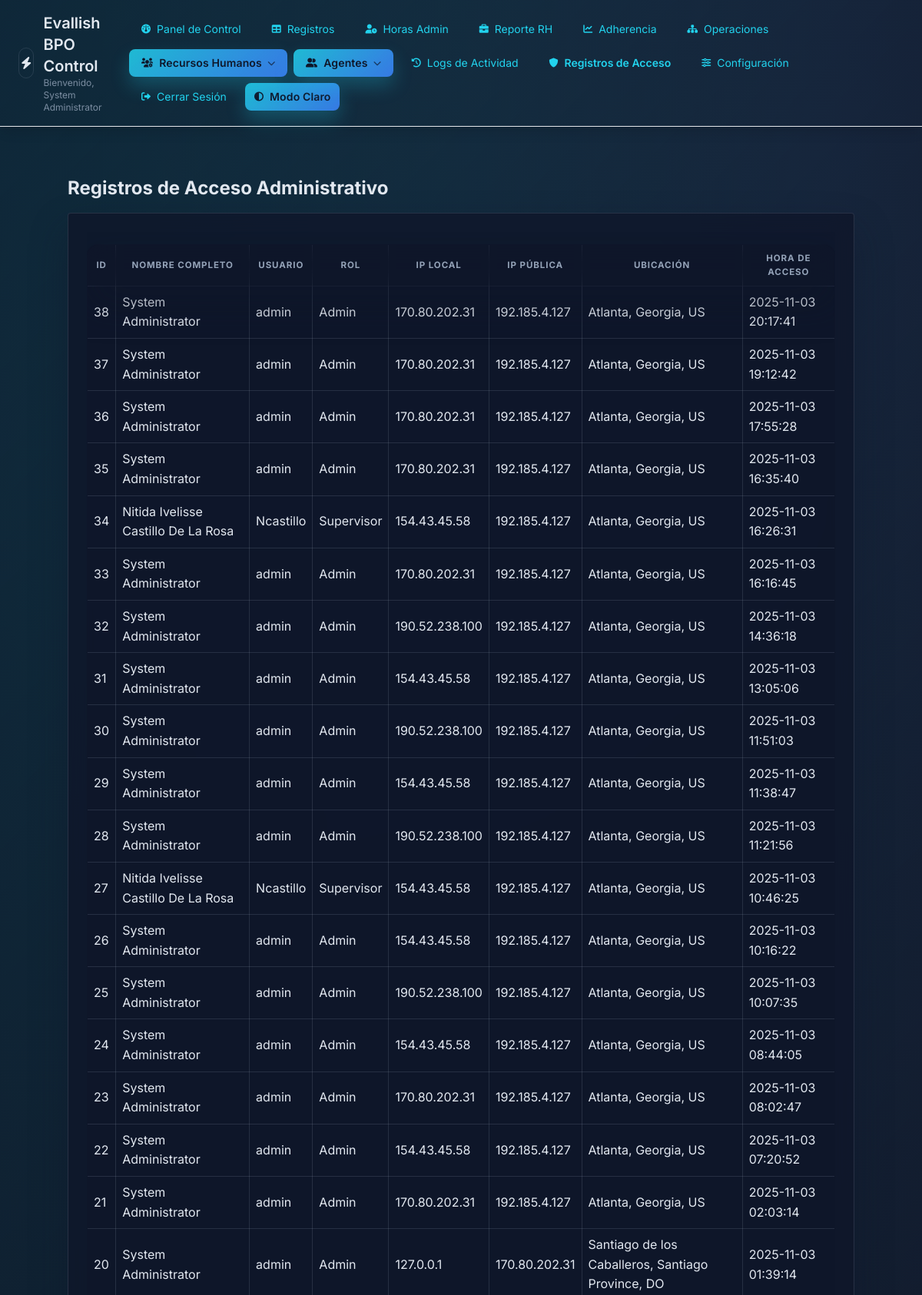
The page /login_logs.php (signed in, upper part) on the database its author committed.
### tables this page shows
CREATE TABLE `admin_login_logs` (
  `id` bigint(20) UNSIGNED NOT NULL,
  `user_id` int(10) UNSIGNED NOT NULL,
  `username` varchar(50) NOT NULL,
  `role` varchar(50) NOT NULL,
  `ip_address` varchar(45) DEFAULT NULL,
  `public_ip` varchar(45) DEFAULT NULL,
  `location` varchar(255) DEFAULT NULL,
  `login_time` datetime NOT NULL DEFAULT CURRENT_TIMESTAMP
);

CREATE TABLE `users` (
  `id` int(10) UNSIGNED NOT NULL,
  `username` varchar(50) NOT NULL,
  `employee_code` varchar(20) DEFAULT NULL,
  `full_name` varchar(150) NOT NULL,
  `password` varchar(255) NOT NULL COMMENT 'Passwords are stored as plain text by the current application.',
  `role` varchar(50) NOT NULL DEFAULT 'AGENT',
  `hourly_rate` decimal(10,2) NOT NULL DEFAULT '0.00',
  `monthly_salary` decimal(12,2) NOT NULL DEFAULT '0.00',
  `hourly_rate_dop` decimal(12,2) NOT NULL DEFAULT '0.00',
  `monthly_salary_dop` decimal(14,2) NOT NULL DEFAULT '0.00',
  `preferred_currency` varchar(3) NOT NULL DEFAULT 'USD',
  `department_id` int(10) UNSIGNED DEFAULT NULL,
  `exit_time` time DEFAULT NULL COMMENT 'Hora de salida personalizada para este empleado',
  `schedule_id` int(10) UNSIGNED DEFAULT NULL COMMENT 'Horario actual del empleado',
  `overtime_multiplier` decimal(4,2) DEFAULT NULL COMMENT 'Multiplicador personalizado de horas extras (NULL = usar configuracion global)',
  `is_active` tinyint(1) NOT NULL DEFAULT '1' COMMENT 'Estado del usuario: 1 = activo, 0 = inactivo',
  `reset_token` varchar(64) DEFAULT NULL,
  `token_expiry` datetime DEFAULT NULL,
  `created_at` timestamp NOT NULL DEFAULT CURRENT_TIMESTAMP
);

### login_logs.php (the view, shortened to what this page needs)
<?php
include 'db.php';
$query = "
    SELECT l.id, u.full_name, l.username, l.role, l.ip_address, l.location, l.login_time, public_ip
    FROM admin_login_logs l
    JOIN users u ON l.user_id = u.id
    ORDER BY l.login_time DESC
";
$stmt = $pdo->query($query);
$logs = $stmt->fetchAll(PDO::FETCH_ASSOC);
?>
<!DOCTYPE html>
<html lang="es">
<?php include 'header.php'; ?>
<body class="bg-gray-100">
    <div class="container mx-auto mt-6">
        <h2 class="text-2xl font-bold mb-4">Registros de Acceso Administrativo</h2>
        <div class="bg-white p-6 rounded shadow-md">
            <table class="w-full mt-4 border-collapse">
                <thead>
                    <tr class="bg-gray-200">
                        <th class="p-2 border">ID</th>
                        <th class="p-2 border">Nombre Completo</th>
                        <th class="p-2 border">Usuario</th>
                        <th class="p-2 border">Rol</th>
                        <th class="p-2 border">IP Local</th>
                        <th class="p-2 border">IP Pública</th>
                        <th class="p-2 border">Ubicación</th>
                        <th class="p-2 border">Hora de Acceso</th>
                    </tr>
                </thead>
                <tbody>
                    <?php foreach ($logs as $log): ?>
                        <tr>
                            <td class="p-2 border"><?= $log['id'] ?></td>
                            <td class="p-2 border"><?= htmlspecialchars($log['full_name']) ?></td>
                            <td class="p-2 border"><?= htmlspecialchars($log['username']) ?></td>
                            <td class="p-2 border"><?= htmlspecialchars($log['role']) ?></td>
                            <td class="p-2 border"><?= htmlspecialchars($log['ip_address']) ?></td>
                            <td class="p-2 border"><?= htmlspecialchars($log['public_ip']) ?></td>
                            <td class="p-2 border"><?= htmlspecialchars($log['location'] ?? 'N/A') ?></td>
                            <td class="p-2 border"><?= htmlspecialchars($log['login_time']) ?></td>
                        </tr>
                    <?php endforeach; ?>
                </tbody>
            </table>
        </div>
    </div>
</body>
</html>

### assets/css/theme.css (style rules this page uses)
:root { --bg-primary: #0b1221; --bg-secondary: rgba(15, 23, 42, 0.78); --bg-elevated: rgba(15, 23, 42, 0.88); --bg-hover: rgba(62, 84, 118, 0.45); --text-primary: #e2e8f0; --text-muted: #94a3b8; --accent-cyan: #22d3ee; --accent-emerald: #34d399; --border-soft: rgba(148, 163, 184, 0.18); --shadow-lg: 0 24px 48px rgba(15, 23, 42, 0.4); --radius-lg: 18px; --radius-md: 14px; --radius-sm: 10px; }
*, *::before, *::after { box-sizing: border-box; }
body { min-height: 100vh; margin: 0; font-family: 'Inter', 'Segoe UI', Tahoma, sans-serif; background: radial-gradient(120% 120% at 10% 20%, rgba(34, 211, 238, 0.22), transparent), radial-gradient(80% 100% at 90% 10%, rgba(129, 140, 248, 0.2), transparent), radial-gradient(80% 120% at 50% 0%, rgba(15, 118, 110, 0.25), transparent), var(--bg-primary) !important; background-attachment: fixed; color: var(--text-primary) !important; line-height: 1.6; }
body::before { content: ''; position: fixed; inset: 0; background: linear-gradient(135deg, rgba(15, 23, 42, 0.55), rgba(17, 24, 39, 0.85)); pointer-events: none; z-index: -1; }
.bg-white, .bg-gray-50, .bg-gray-100, .bg-gray-200 { background: var(--bg-secondary) !important; color: var(--text-primary) !important; border: 1px solid var(--border-soft) !important; box-shadow: var(--shadow-lg); backdrop-filter: blur(16px); -webkit-backdrop-filter: blur(16px); }
.border, .border-gray-100, .border-gray-200, .border-gray-300 { border-color: var(--border-soft) !important; }
.table, table { width: 100%; border-collapse: collapse; background: var(--bg-secondary); color: var(--text-primary); border: 1px solid var(--border-soft); border-radius: var(--radius-md); overflow: hidden; box-shadow: var(--shadow-lg); }
table thead { background: rgba(15, 23, 42, 0.9); }
table thead th { color: var(--text-muted); text-transform: uppercase; font-size: 0.72rem; letter-spacing: 0.08em; padding: 0.85rem 1.1rem; border-bottom: 1px solid rgba(148, 163, 184, 0.18); }
table tbody tr { transition: background 0.2s ease, transform 0.1s ease; }
table tbody tr:nth-child(even) { background: rgba(15, 23, 42, 0.35); }
table td { padding: 0.85rem 1.1rem; border-bottom: 1px solid rgba(148, 163, 184, 0.12); }
.responsive-scroll table { min-width: 720px; }
body.theme-dark { --bg-primary: #0b1221; --bg-secondary: rgba(15, 23, 42, 0.82); --bg-elevated: rgba(15, 23, 42, 0.9); --bg-hover: rgba(62, 84, 118, 0.45); --text-primary: #e2e8f0; --text-muted: #94a3b8; --accent-cyan: #22d3ee; --accent-emerald: #34d399; --border-soft: rgba(148, 163, 184, 0.18); --shadow-lg: 0 24px 48px rgba(15, 23, 42, 0.4); }

### rows shown on the page
admin_login_logs: id "38", user.full_name "System Administrator", username "admin", role "Admin", ip_address "170.80.202.31", public_ip "192.185.4.127", location "Atlanta, Georgia, US", login_time "2025-11-03 20:17:41"
admin_login_logs: id "37", user.full_name "System Administrator", username "admin", role "Admin", ip_address "170.80.202.31", public_ip "192.185.4.127", location "Atlanta, Georgia, US", login_time "2025-11-03 19:12:42"
admin_login_logs: id "36", user.full_name "System Administrator", username "admin", role "Admin", ip_address "170.80.202.31", public_ip "192.185.4.127", location "Atlanta, Georgia, US", login_time "2025-11-03 17:55:28"
admin_login_logs: id "35", user.full_name "System Administrator", username "admin", role "Admin", ip_address "170.80.202.31", public_ip "192.185.4.127", location "Atlanta, Georgia, US", login_time "2025-11-03 16:35:40"
admin_login_logs: id "34", user.full_name "Nitida Ivelisse Castillo De La Rosa", username "Ncastillo", role "Supervisor", ip_address "154.43.45.58", public_ip "192.185.4.127", location "Atlanta, Georgia, US", login_time "2025-11-03 16:26:31"
admin_login_logs: id "33", user.full_name "System Administrator", username "admin", role "Admin", ip_address "170.80.202.31", public_ip "192.185.4.127", location "Atlanta, Georgia, US", login_time "2025-11-03 16:16:45"
admin_login_logs: id "32", user.full_name "System Administrator", username "admin", role "Admin", ip_address "190.52.238.100", public_ip "192.185.4.127", location "Atlanta, Georgia, US", login_time "2025-11-03 14:36:18"
admin_login_logs: id "31", user.full_name "System Administrator", username "admin", role "Admin", ip_address "154.43.45.58", public_ip "192.185.4.127", location "Atlanta, Georgia, US", login_time "2025-11-03 13:05:06"
admin_login_logs: id "30", user.full_name "System Administrator", username "admin", role "Admin", ip_address "190.52.238.100", public_ip "192.185.4.127", location "Atlanta, Georgia, US", login_time "2025-11-03 11:51:03"
admin_login_logs: id "29", user.full_name "System Administrator", username "admin", role "Admin", ip_address "154.43.45.58", public_ip "192.185.4.127", location "Atlanta, Georgia, US", login_time "2025-11-03 11:38:47"
admin_login_logs: id "28", user.full_name "System Administrator", username "admin", role "Admin", ip_address "190.52.238.100", public_ip "192.185.4.127", location "Atlanta, Georgia, US", login_time "2025-11-03 11:21:56"
admin_login_logs: id "27", user.full_name "Nitida Ivelisse Castillo De La Rosa", username "Ncastillo", role "Supervisor", ip_address "154.43.45.58", public_ip "192.185.4.127", location "Atlanta, Georgia, US", login_time "2025-11-03 10:46:25"
admin_login_logs: id "26", user.full_name "System Administrator", username "admin", role "Admin", ip_address "154.43.45.58", public_ip "192.185.4.127", location "Atlanta, Georgia, US", login_time "2025-11-03 10:16:22"
admin_login_logs: id "25", user.full_name "System Administrator", username "admin", role "Admin", ip_address "190.52.238.100", public_ip "192.185.4.127", location "Atlanta, Georgia, US", login_time "2025-11-03 10:07:35"
admin_login_logs: id "24", user.full_name "System Administrator", username "admin", role "Admin", ip_address "154.43.45.58", public_ip "192.185.4.127", location "Atlanta, Georgia, US", login_time "2025-11-03 08:44:05"
admin_login_logs: id "23", user.full_name "System Administrator", username "admin", role "Admin", ip_address "170.80.202.31", public_ip "192.185.4.127", location "Atlanta, Georgia, US", login_time "2025-11-03 08:02:47"
admin_login_logs: id "22", user.full_name "System Administrator", username "admin", role "Admin", ip_address "154.43.45.58", public_ip "192.185.4.127", location "Atlanta, Georgia, US", login_time "2025-11-03 07:20:52"
admin_login_logs: id "21", user.full_name "System Administrator", username "admin", role "Admin", ip_address "170.80.202.31", public_ip "192.185.4.127", location "Atlanta, Georgia, US", login_time "2025-11-03 02:03:14"
admin_login_logs: id "20", user.full_name "System Administrator", username "admin", role "Admin", ip_address "127.0.0.1", public_ip "170.80.202.31", location "Santiago de los Caballeros, Santiago Province, DO", login_time "2025-11-03 01:39:14"

### other values the page prints
$userDisplayName "System Administrator"
$item['label'] "Panel de Control"
$item['label'] "Registros"
$item['label'] "Horas Admin"
$item['label'] "Reporte RH"
$item['label'] "Adherencia"
$item['label'] "Operaciones"
$item['label'] "Recursos Humanos"
$item['label'] "Agentes"
$item['label'] "Logs de Actividad"
$item['label'] "Registros de Acceso"
$item['label'] "Configuración"
$themeLabel "Modo Claro"
